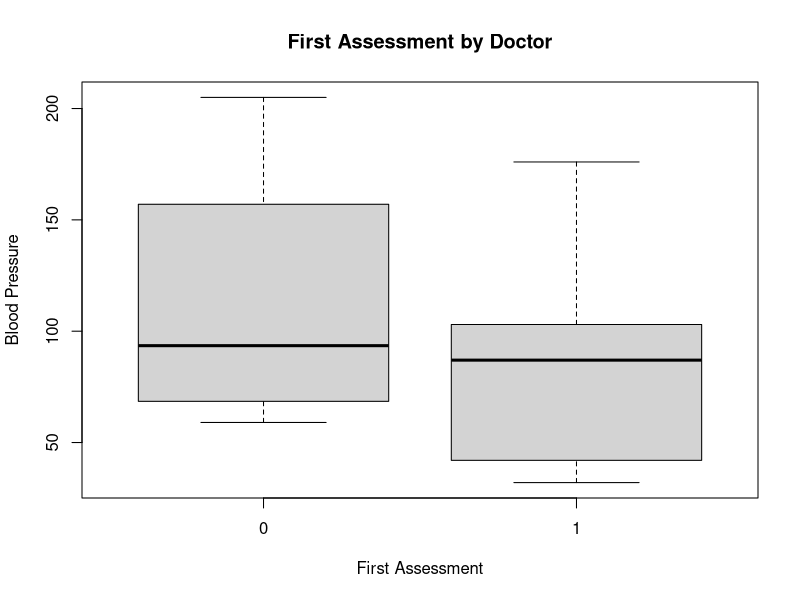
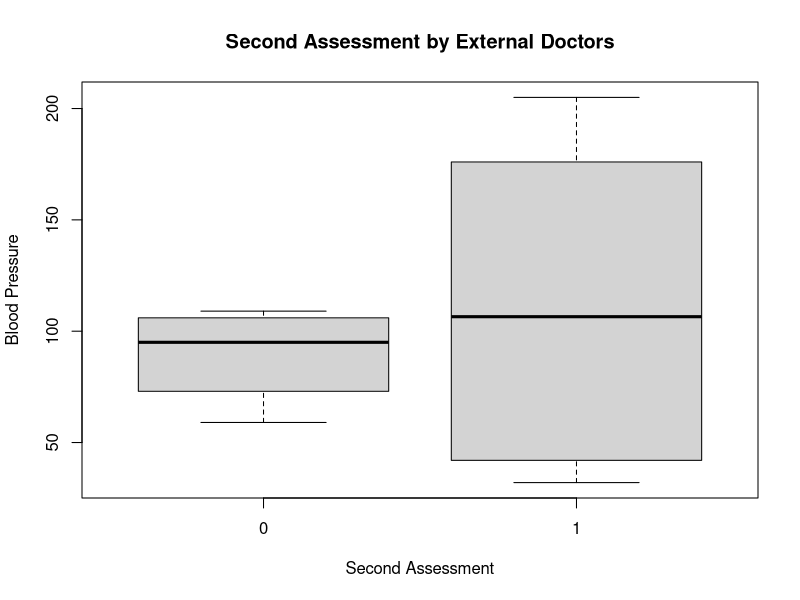
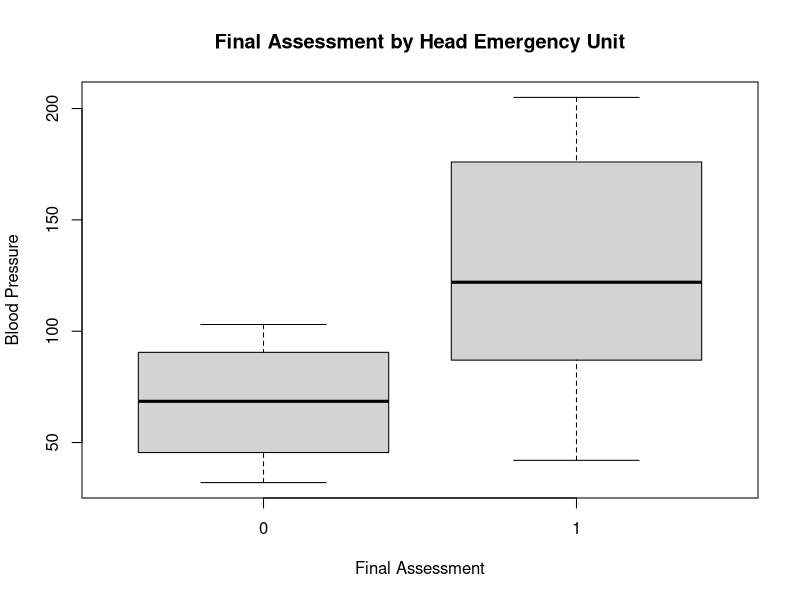
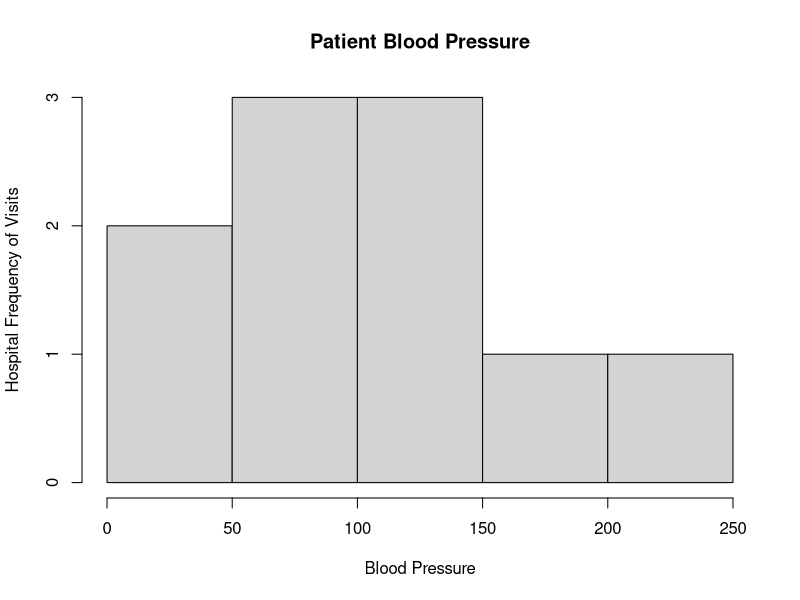

These figures' R source, in order:
Freq <- c(0.6, 0.3, 0.4, 0.4, 0.2, 0.6, 0.3, 0.4, 0.9, 0.2)
bloodp <- c(103, 87, 32, 42, 59, 109, 78, 205, 135, 176)
first_assessment <- c(1,1,1,1,0,0,0,0,NA,1)
second_assessment <- c(0,0,1,1,0,0,1,1,1,1)
finaldecision <- c(0,1,0,1,0,1,0,1,1,1)

PatientData <- data.frame(Freq, bloodp, first_assessment, second_assessment, finaldecision)
PatientData

FirstAssessBoxplot <- boxplot(bloodp ~ first_assessment, PatientData,
                              main = "First Assessment by Doctor",
                              xlab= "First Assessment",
                              ylab = "Blood Pressure"
                              
)
SecondAssessBoxplot <- boxplot(bloodp ~ second_assessment, PatientData,
                               main= "Second Assessment by External Doctors",
                               xlab = "Second Assessment",
                               ylab = "Blood Pressure"
                               
)
ThirdAssessBoxplot <- boxplot(bloodp ~ finaldecision, PatientData,
                              main = "Final Assessment by Head Emergency Unit",
                              xlab = "Final Assessment",
                              ylab = "Blood Pressure"
                              
)

PatientHistogram <- hist(PatientData$bloodp, 
                         main = "Patient Blood Pressure",
                         xlab = "Blood Pressure",
                         ylab = "Hospital Frequency of Visits"
                         
                         )